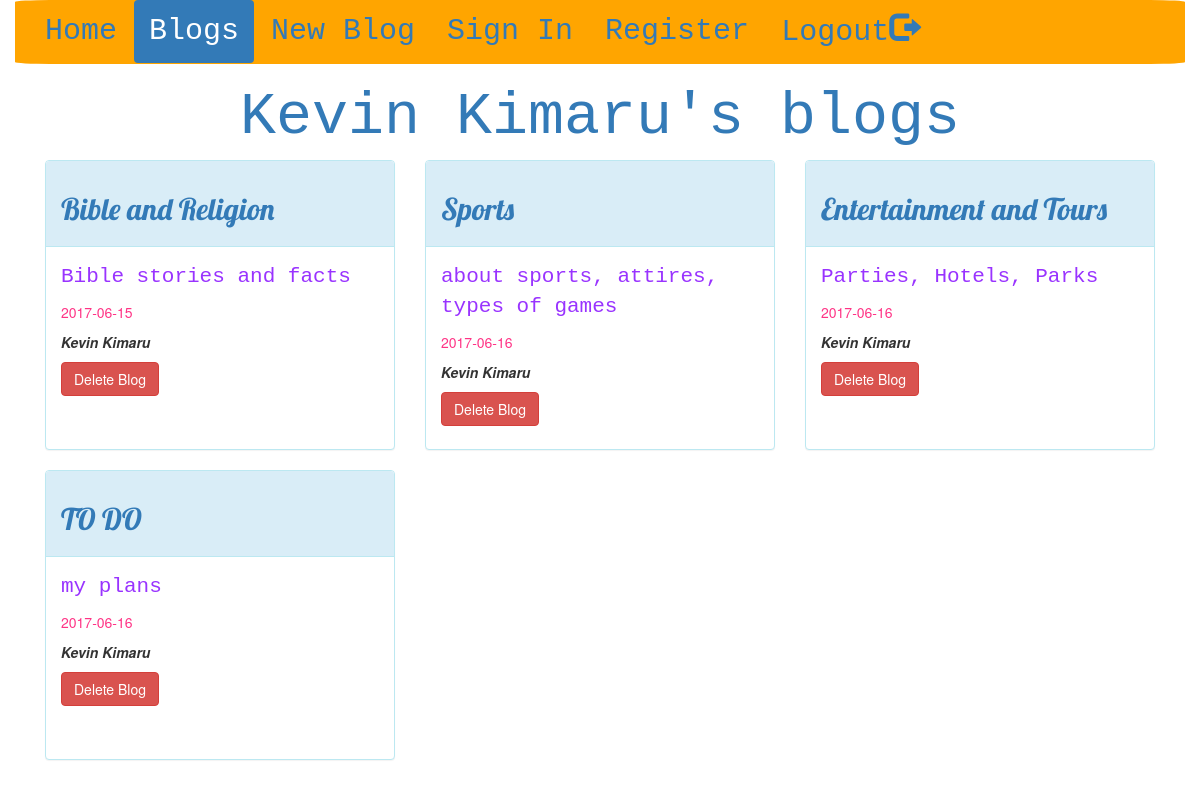
Page /blogs (signed in) on the committed database.
### user_model.py (models this page shows)
class Blog(Model):
    author = CharField()
    author_id = CharField()
    title = CharField(unique=True)
    description = CharField()
    date_added = DateField(default=datetime.now())
    class Meta:
        database = db

### blog.py (the view)
@app.route('/blogs', methods=("GET", "POST"))
def user_blogs():
    if "names" not in session:
        return redirect(url_for("login"))
    else:
        userId = session["id"]
        userName = session["names"]
        blogs_list = []
        blog_items = []
        try:
            blogs = Blog.select()
            for blog in blogs:
                blogs_list.append({"id": blog.id, "title": blog.title, "author": blog.author, "author_id":blog.author_id,
                                   "description": blog.description, "date_added": blog.date_added})
            blog_items = [item for item in blogs_list if item['author'] == userName]
            print(userId)
            print(userName)
        except Exception:
            return make_response(create_new_blog())
        if "names" not in session:
            return redirect(url_for("login"))
        else:
            return render_template("user_blogs.html", blogs=blog_items, author=userName)

### templates/user_blogs.html (shortened to what this page needs)
<!doctype html>
<html lang="en">
<head>
    <link rel="stylesheet" href="/static/css/bootstrap.css">
</head>
<body>
<div class="container"  style="background-color: orange; border-radius: 3%; font-size: 30px; font-family: Playfair Display, Monospace">
    <ul class="nav nav-pills">
        <li><a href="/">Home</a></li>
        <li class="active"><a href="/blogs">Blogs</a></li>
        <li><a href="/blogs/new">New Blog</a></li>
          <li><a href="/login">Sign In</a></li>
        <li><a href="/register">Register</a></li>
        <li><a href="/logout">Logout<span class="glyphicon glyphicon-log-out"></span></a></li>
    </ul>
</div>
<h1 class="text-center text-primary" style="font-family: Libre Baskerville, Monospace; font-size: 60px">{{ author }}'s blogs</h1>
<div class="container">
    {% for blog in blogs %}
        <div class="col-sm-4">
            <div class="panel panel-info" style="height: 290px; overflow-y: auto; overflow-wrap: break-word">
                <div class="panel-heading"><h2><a href="/posts/{{ blog.id }}"
                                                  style="font-family: Lobster, Monospace;"> {{ blog.title }} </a></h2>
                </div>
                <div class="panel-body">
                    <p style="color: #9933ff; font-size:150%; font-family: Courgette, Monospace;">{{ blog.description }}</p>
                    <p style="color: #ff3385">{{ blog.date_added }}</p>
                    <p><b><em>{{ blog.author }}</em></b></p>
                    <a href="/blogs/delete/{{ blog.id }}">
                        <button class="btn btn-danger">Delete Blog</button>
                    </a>
                </div>
            </div>
        </div>
    {% endfor %}
</body>
</html>

### rows in the picture
Blog: title "Bible and Religion", description "Bible stories and facts", date_added "2017-06-15", author "Kevin Kimaru"
Blog: title "Sports", description "about sports, attires, types of games", date_added "2017-06-16", author "Kevin Kimaru"
Blog: title "Entertainment and Tours", description "Parties, Hotels, Parks", date_added "2017-06-16", author "Kevin Kimaru"
Blog: title "TO DO", description "my plans", date_added "2017-06-16", author "Kevin Kimaru"

### other values in the picture
{{ author }} "Kevin Kimaru"
